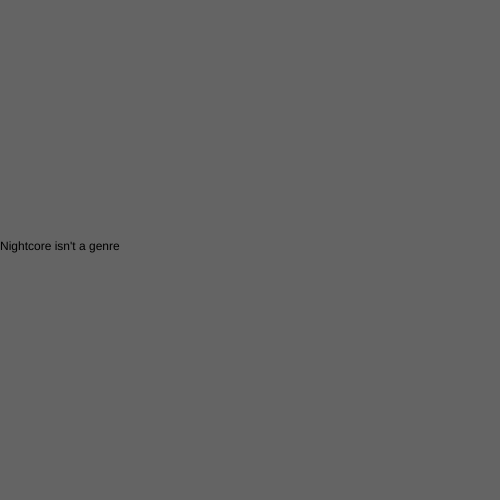
Frame 1 (no input)
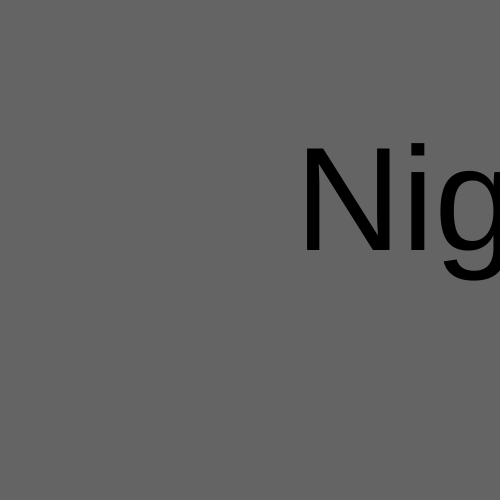
Frame 60 (no input)
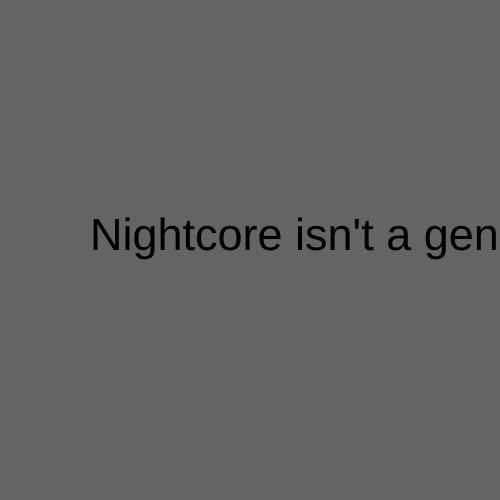
Frame 120 (the mouse pressed at the canvas centre since frame 60)

The p5.js sketch that drew these frames (run headless with seeded random() and noise() and a simulated clock; from frame 60 on, the mouse is pressed at the canvas centre):

// p5.js sketch
// ── sketch.js
var x = 0;

function setup() {
  createCanvas(500, 500);
}

function draw() {
  background(100);

  textSize(x/2);

  //rect(x, 250, 50, 50);
  text("Nightcore isn't a genre", x, 250);
  x += 5;

  if (x > width) {
    x = 0;
  }
}
